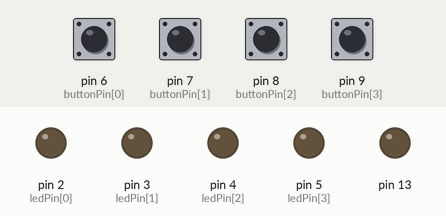
Simulated run of this sketch. Board: Arduino Uno, built with avr-gcc and run on an emulated ATmega328P. On the bench: output pins drawn as LEDs (lit = HIGH). The test bench sets the inputs (shaded band); at power-on: pin 6 (buttonPin[0]), pin 7 (buttonPin[1]), pin 8 (buttonPin[2]), pin 9 (buttonPin[3]) HIGH. No radio packets arrive unless stated; what the sketch prints to the serial monitor is not drawn.

Above: at 3.2 s.
3.3 s: pin 6 (buttonPin[0]) pulled LOW for 0.15 s
At 4.4 s:
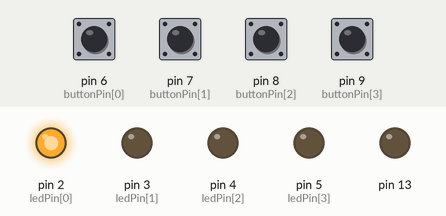
4.9 s: pin 7 (buttonPin[1]) pulled LOW for 1 s
At 5.8 s:
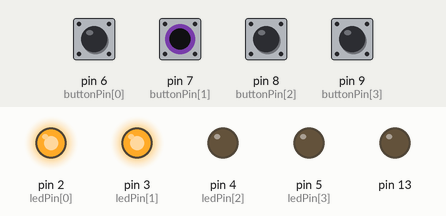
7.4 s: pin 8 (buttonPin[2]) pulled LOW for 0.15 s
At 7.8 s:
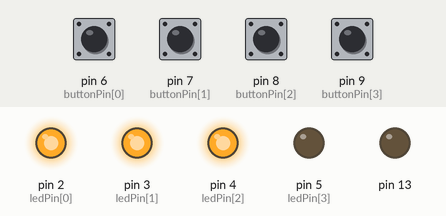
9.0 s: pin 7 (buttonPin[1]) pulled LOW for 0.15 s
At 9.4 s:
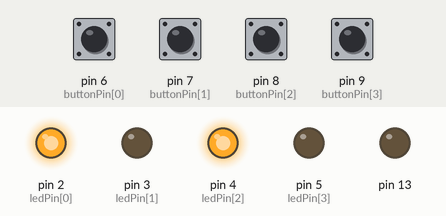
10.6 s: pin 9 (buttonPin[3]) pulled LOW for 1 s
At 11.8 s:
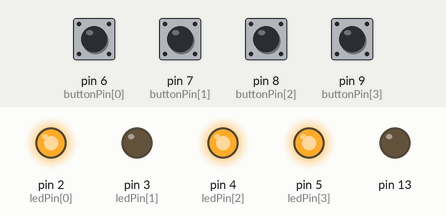
13.1 s: pin 6 (buttonPin[0]) pulled LOW for 1 s
At 13.9 s:
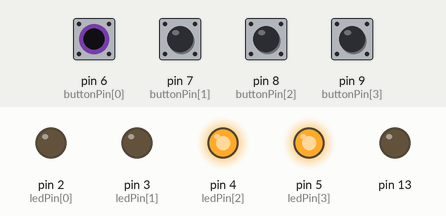
Timing chart, 0 to 16.1 s (numbered marks = the images above; inputs shaded):
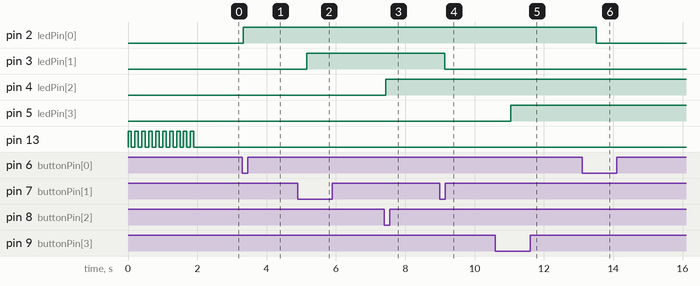

Measured:
- after the input at 3.3 s, pin 2 (ledPin[0]): LOW → HIGH at once
- after the input at 4.9 s, pin 3 (ledPin[1]): LOW → HIGH after 0.26 s
- after the input at 7.4 s, pin 4 (ledPin[2]): LOW → HIGH at once
- after the input at 9.0 s, pin 3 (ledPin[1]): HIGH → LOW after 0.14 s
- after the input at 10.6 s, pin 5 (ledPin[3]): LOW → HIGH after 0.44 s
- after the input at 13.1 s, pin 2 (ledPin[0]): HIGH → LOW after 0.41 s

The sketch:

wireless-send.ino
```cpp
#include "types.h"
/* radiohead: 433MHz communication library
 * https://github.com/pade/radiohead.git
 */
#include <RH_ASK.h>

// needed for radiohead to compile
#include <SPI.h>


/*
 * Number of input channel
 */
#define NB_CHANNEL 4


/*
 * Global data
 */
const unsigned int buttonPin[NB_CHANNEL] = {6, 7, 8, 9}; // pin of inputs buttons
const unsigned int ledPin[NB_CHANNEL] = {2, 3, 4, 5}; // pin of output led

RH_ASK driver;
String inputString = "";         // a string to hold incoming data
boolean stringComplete = false;  // whether the string is complete
String dmxOrder[NB_CHANNEL] = {"OFF", "OFF", "OFF", "OFF"};

void setup() {

  unsigned int i;

  Serial.begin(9600);
  Serial.println("Sender initialisation...");
  // reserve 50 bytes for the inputString:
  inputString.reserve(50);

  pinMode(13, OUTPUT);
  for (i=0; i<10; i++)
  {
    digitalWrite(13, HIGH);   // turn the LED on (HIGH is the voltage level)
    delay(100);              // wait
    digitalWrite(13, LOW);    // turn the LED off by making the voltage LOW
    delay(100);              // wait
  }
  if (!driver.init())
    Serial.println("RF driver failed");

  // Initialize input pin for button an doutput pin for led
  for (i = 0; i < NB_CHANNEL; i++)
  {
    // configure pin as input with the pullup
    pinMode(buttonPin[i], INPUT_PULLUP);

    // configure pin as ouput
    pinMode(ledPin[i], OUTPUT);
  }


}

void loop() {

  /* Get DMX data from serial line */
  serialEvent();

  static int lastSendState[NB_CHANNEL] = {OFF, OFF, OFF, OFF};

  for ( int i = 0; i < NB_CHANNEL; i++)
  {
    String strtosend = "";
    strtosend += i;
    strtosend += ":";

    orderState_t buttonOrder = getButtonOrder(i) ;
    orderState_t dmxOrder = getDmxOrder(i);
    //orderState_t dmxOrder = NO_CHANGE;

    if ((buttonOrder == NO_CHANGE) && (dmxOrder == NO_CHANGE))
    {
      /* No new order, send last order */
      if (lastSendState[i] == ON)
      {
        strtosend += "ON" ;
        digitalWrite(ledPin[i], HIGH);
      }
      else
      {
        strtosend += "OFF";
        digitalWrite(ledPin[i], LOW);
      }
    }
    else if ((buttonOrder != NO_CHANGE) && (dmxOrder == NO_CHANGE))
    {
      /* New button order, send it*/
      if (buttonOrder == ORDER_ON)
      {
        strtosend += "ON" ;
        lastSendState[i] = ON ;
        digitalWrite(ledPin[i], HIGH);
      }
      else
      {
        strtosend += "OFF" ;
        lastSendState[i] = OFF ;
        digitalWrite(ledPin[i], LOW);
      }
    }
    else if ((buttonOrder == NO_CHANGE) && (dmxOrder != NO_CHANGE))
    {
      /* New DMX order, send it*/
      if (getDmxOrder(i) == ORDER_ON)
      {
        strtosend += "ON" ;
        lastSendState[i] = ON ;
        digitalWrite(ledPin[i], HIGH);
      }
      else
      {
        strtosend += "OFF" ;
        lastSendState[i] = OFF ;
        digitalWrite(ledPin[i], LOW);
      }
    }
    else
    {
      /* New button order AND new DMX order, at the same time
       * We priorize button order
       */
      if (buttonOrder == ORDER_ON)
      {
        strtosend += "ON" ;
        lastSendState[i] = ON ;
        digitalWrite(ledPin[i], HIGH);
      }
      else
      {
        strtosend += "OFF" ;
        lastSendState[i] = OFF ;
        digitalWrite(ledPin[i], LOW);
      }
    }

    /*
     * Send order
     */
    //Serial.println(strtosend);
    driver.send((uint8_t *)strtosend.c_str(), strtosend.length());
    driver.waitPacketSent();
  }
  delay(200);

}

orderState_t getDmxOrder(unsigned int channel)
{
   /*
   * Return 3 state order, according to input channel (read from serial line)
   *  - NO_CHANGE: same state as previous one
   *  - ORDER_OFF: button state switch to OFF (preceding state was ON)
   *  - ORDER_ON: button state switch to ON (preceding state was OFF)
   */

  // lastDmxState: must be keep at every loop, so declare as static
  // initialize to -1 to force a return different from NO_CHANGE for the first call
  static int lastDmxState[NB_CHANNEL] = { -1, -1, -1, -1};

  //Serial.println(channel);
  //Serial.println(dmxOrder[channel]);

  /* This order is for our channel */
  if (dmxOrder[channel] == "ON")
  {
    if (lastDmxState[channel] != ORDER_ON)
    {
      /* New ON order */
      lastDmxState[channel] = ORDER_ON;
      Serial.println("Change ON");
      return ORDER_ON;
    }
  }
  else if (dmxOrder[channel] == "OFF")
  {
    if (lastDmxState[channel] != ORDER_OFF)
    {
      /* New OFF order */
      lastDmxState[channel] = ORDER_OFF;
      Serial.println("Change OFF");
      return ORDER_OFF;
    }
  }

  /* in all other cases, return NO_CHANGE */
  return NO_CHANGE;
}

orderState_t getButtonOrder(unsigned int channel)
{
  /*
   * Return 3 state order, according to selected channel
   *  - NO_CHANGE: same state as previous one
   *  - ORDER_OFF: button state switch to OFF (preceding state was ON)
   *  - ORDER_ON: button state switch to ON (preceding state was OFF)
   */

  // lastInputState: must be keep at every loop, so declare as static
  // initialize to -1 to force a return different from NO_CHANGE for the first call
  static int lastInputState[NB_CHANNEL] = { -1, -1, -1, -1};

  int buttonState = (int) readButton(channel);

  if (lastInputState[channel] != buttonState)
  {
    lastInputState[channel] = buttonState;
    if (buttonState == ON)
    {
      return ORDER_ON;
    }
    else
    {
      return ORDER_OFF;
    }
  }
  else
  {
    return NO_CHANGE;
  }
}

unsigned int readButton(unsigned int channel)
{
  /* Return the state of input pin
   * @param channel: channel to read
   * Return value change on falling edge of the input pin:
   *
   * OFF---ON-------------OFF------------
   * ______          _____      _________
   *       |________|     |____|
   *
   * Nota: default state (button not pressed) is HIGH (pull-up)
   */

  int val;

  static unsigned int lastButton[NB_CHANNEL] = {HIGH, HIGH, HIGH, HIGH};
  static unsigned int lastReturnValue[NB_CHANNEL] = {OFF, OFF, OFF, OFF};

  val = digitalRead(buttonPin[channel]) ;

  if ((val == LOW) && (lastButton[channel] == HIGH))
  {
    //input is low and last state was high, means falling edge
    if  (lastReturnValue[channel] == ON)
    {
      lastReturnValue[channel] = OFF;
    }
    else
    {
      lastReturnValue[channel] = ON;
    }
    lastButton[channel] = val;
  }
  else
  {
    lastButton[channel] = val;
  }
  return lastReturnValue[channel];
}


void serialEvent()
{
  /*
  SerialEvent occurs whenever a new data comes in the
 hardware serial RX.  This routine is run between each
 time loop() runs.  Multiple bytes of data may be available.
 */
  while (Serial.available())
  {
    int channel;
    String order;
    // get the new byte:
    char inChar = (char)Serial.read();
    // add it to the inputString:
    inputString += inChar;
    // if the incoming character is a newline, fill dmxOrder table
    if (inChar == '\n')
    {
      //Serial.println(inputString);
      if ((channel = splitInputString(inputString, &order)) != 0)
      {
        /* Save new dmxOrder */
        dmxOrder[channel-1] = order ;
      }
      else
      {

      /* Error: receive order is not correct */
      /* DMX order not taking into account */
      }

      // reset inputString
      inputString = "";
      break;
    }
  }
}

int splitInputString(String input, String *order)
{
  /* Split 'input' parameter order
   *  'input' must be like: "<channel number>:ON|OFF"
   *  - return the input channel, or 0 in case of error
   *  - fill 'order' parameter to the receive order
   */

  int channel;

  if ((channel = input.substring(0).toInt()) == 0)
  {
    /* channel is 0: means an transmit error */
    /* Set return_value to an empty String */
    *order = "" ;
    Serial.println("ERROR CHANNEL");
    return 0;
  }

  if (channel > NB_CHANNEL)
  {
    /* channel out of range */
     *order = "" ;
     return 0;
  }

  *order = input.substring(2, input.length());

  if((*order).startsWith("ON"))
  {
    *order = "ON";
    return channel;
  }
  else if((*order).startsWith("OFF"))
  {
    *order = "OFF";
    return channel;
  }
  // Error: order not recognize
  return 0;
}
```

types.h
```cpp
#ifndef WIRELESS_SEND_H
#define WIRELESS_SEND_H


#define ON 1
#define OFF 0

typedef enum
{
  NO_CHANGE,
  ORDER_OFF,
  ORDER_ON
} orderState_t ;

#endif
```
